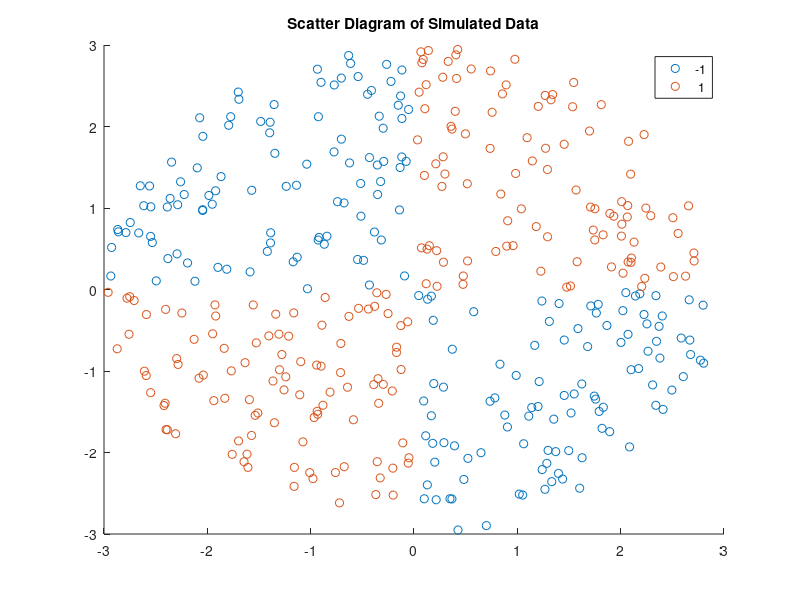

Recreate this plot in MATLAB. (Note: this script raises an error after producing the figure.)
% code reference: https://www.mathworks.com/help/stats/support-vector-machines-for-binary-classification.html
rng(1);    % For reproducibility
n = 100;   % Number of points per quadrant
scale = 3;

r1 = sqrt(rand(2*n,1));                     % Random radii
t1 = [pi/2*rand(n,1); (pi/2*rand(n,1)+pi)]; % Random angles for Q1 and Q3
X1 = [r1.*cos(t1) r1.*sin(t1)];             % Polar-to-Cartesian conversion

r2 = sqrt(rand(2*n,1));
t2 = [pi/2*rand(n,1)+pi/2; (pi/2*rand(n,1)-pi/2)]; % Random angles for Q2 and Q4
X2 = [r2.*cos(t2) r2.*sin(t2)];

X = [X1; X2] * scale; % Predictors
Y = ones(4*n,1);
Y(2*n + 1:end) = -1;  % Labels

figure;
gscatter(X(:,1),X(:,2),Y);
title('Scatter Diagram of Simulated Data')

T = table(X(:, 1), X(:, 2), Y);
writetable(T, 'scattered.txt', 'WriteVariableNames', 0);
